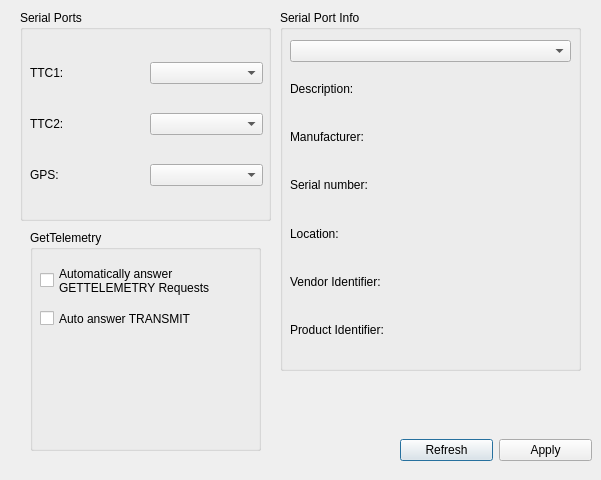
<?xml version="1.0" encoding="UTF-8"?>
<ui version="4.0">
 <class>SettingsDialog</class>
 <widget class="QDialog" name="SettingsDialog">
  <property name="geometry">
   <rect>
    <x>0</x>
    <y>0</y>
    <width>601</width>
    <height>480</height>
   </rect>
  </property>
  <property name="sizePolicy">
   <sizepolicy hsizetype="Fixed" vsizetype="Fixed">
    <horstretch>0</horstretch>
    <verstretch>0</verstretch>
   </sizepolicy>
  </property>
  <property name="minimumSize">
   <size>
    <width>601</width>
    <height>480</height>
   </size>
  </property>
  <property name="maximumSize">
   <size>
    <width>601</width>
    <height>480</height>
   </size>
  </property>
  <property name="windowTitle">
   <string>Dialog</string>
  </property>
  <widget class="QGroupBox" name="groupBox">
   <property name="geometry">
    <rect>
     <x>20</x>
     <y>10</y>
     <width>251</width>
     <height>211</height>
    </rect>
   </property>
   <property name="title">
    <string>Serial Ports</string>
   </property>
   <property name="flat">
    <bool>false</bool>
   </property>
   <property name="checkable">
    <bool>false</bool>
   </property>
   <widget class="QWidget" name="gridLayoutWidget">
    <property name="geometry">
     <rect>
      <x>10</x>
      <y>29</y>
      <width>233</width>
      <height>171</height>
     </rect>
    </property>
    <layout class="QGridLayout" name="gridLayout">
     <item row="0" column="2">
      <widget class="QComboBox" name="ttc1Box"/>
     </item>
     <item row="0" column="1">
      <widget class="QLabel" name="label">
       <property name="text">
        <string>TTC1:</string>
       </property>
      </widget>
     </item>
     <item row="1" column="1">
      <widget class="QLabel" name="label_2">
       <property name="text">
        <string>TTC2:</string>
       </property>
      </widget>
     </item>
     <item row="2" column="1">
      <widget class="QLabel" name="label_3">
       <property name="text">
        <string>GPS:</string>
       </property>
      </widget>
     </item>
     <item row="1" column="2">
      <widget class="QComboBox" name="ttc2Box"/>
     </item>
     <item row="2" column="2">
      <widget class="QComboBox" name="gpsBox"/>
     </item>
    </layout>
   </widget>
  </widget>
  <widget class="QGroupBox" name="groupInfo">
   <property name="geometry">
    <rect>
     <x>280</x>
     <y>10</y>
     <width>301</width>
     <height>361</height>
    </rect>
   </property>
   <property name="title">
    <string>Serial Port Info</string>
   </property>
   <widget class="QWidget" name="gridLayoutWidget_2">
    <property name="geometry">
     <rect>
      <x>10</x>
      <y>30</y>
      <width>281</width>
      <height>311</height>
     </rect>
    </property>
    <layout class="QGridLayout" name="gridInfo">
     <item row="0" column="0">
      <widget class="QComboBox" name="infoBox"/>
     </item>
     <item row="5" column="0">
      <widget class="QLabel" name="vendor_text">
       <property name="text">
        <string>Vendor Identifier:</string>
       </property>
      </widget>
     </item>
     <item row="1" column="0">
      <widget class="QLabel" name="desc_text">
       <property name="text">
        <string>Description:</string>
       </property>
      </widget>
     </item>
     <item row="4" column="0">
      <widget class="QLabel" name="location_text">
       <property name="text">
        <string>Location:</string>
       </property>
      </widget>
     </item>
     <item row="2" column="0">
      <widget class="QLabel" name="man_text">
       <property name="text">
        <string>Manufacturer:</string>
       </property>
      </widget>
     </item>
     <item row="3" column="0">
      <widget class="QLabel" name="serial_text">
       <property name="text">
        <string>Serial number:</string>
       </property>
      </widget>
     </item>
     <item row="6" column="0">
      <widget class="QLabel" name="product_text">
       <property name="text">
        <string>Product Identifier:</string>
       </property>
      </widget>
     </item>
    </layout>
   </widget>
  </widget>
  <widget class="QWidget" name="horizontalLayoutWidget">
   <property name="geometry">
    <rect>
     <x>400</x>
     <y>430</y>
     <width>192</width>
     <height>41</height>
    </rect>
   </property>
   <layout class="QHBoxLayout" name="horizontalLayout">
    <item>
     <widget class="QPushButton" name="refreshButton">
      <property name="text">
       <string>Refresh</string>
      </property>
     </widget>
    </item>
    <item>
     <widget class="QPushButton" name="applyButton">
      <property name="text">
       <string>Apply</string>
      </property>
     </widget>
    </item>
   </layout>
  </widget>
  <widget class="QGroupBox" name="groupBox_2">
   <property name="geometry">
    <rect>
     <x>30</x>
     <y>230</y>
     <width>231</width>
     <height>221</height>
    </rect>
   </property>
   <property name="title">
    <string>GetTelemetry</string>
   </property>
   <widget class="QCheckBox" name="TelemetrycheckBox">
    <property name="geometry">
     <rect>
      <x>10</x>
      <y>30</y>
      <width>221</width>
      <height>41</height>
     </rect>
    </property>
    <property name="text">
     <string>Automatically answer 
GETTELEMETRY Requests</string>
    </property>
   </widget>
   <widget class="QCheckBox" name="TransmitcheckBox">
    <property name="geometry">
     <rect>
      <x>10</x>
      <y>80</y>
      <width>151</width>
      <height>17</height>
     </rect>
    </property>
    <property name="text">
     <string>Auto answer TRANSMIT</string>
    </property>
   </widget>
  </widget>
 </widget>
 <resources/>
 <connections/>
</ui>
